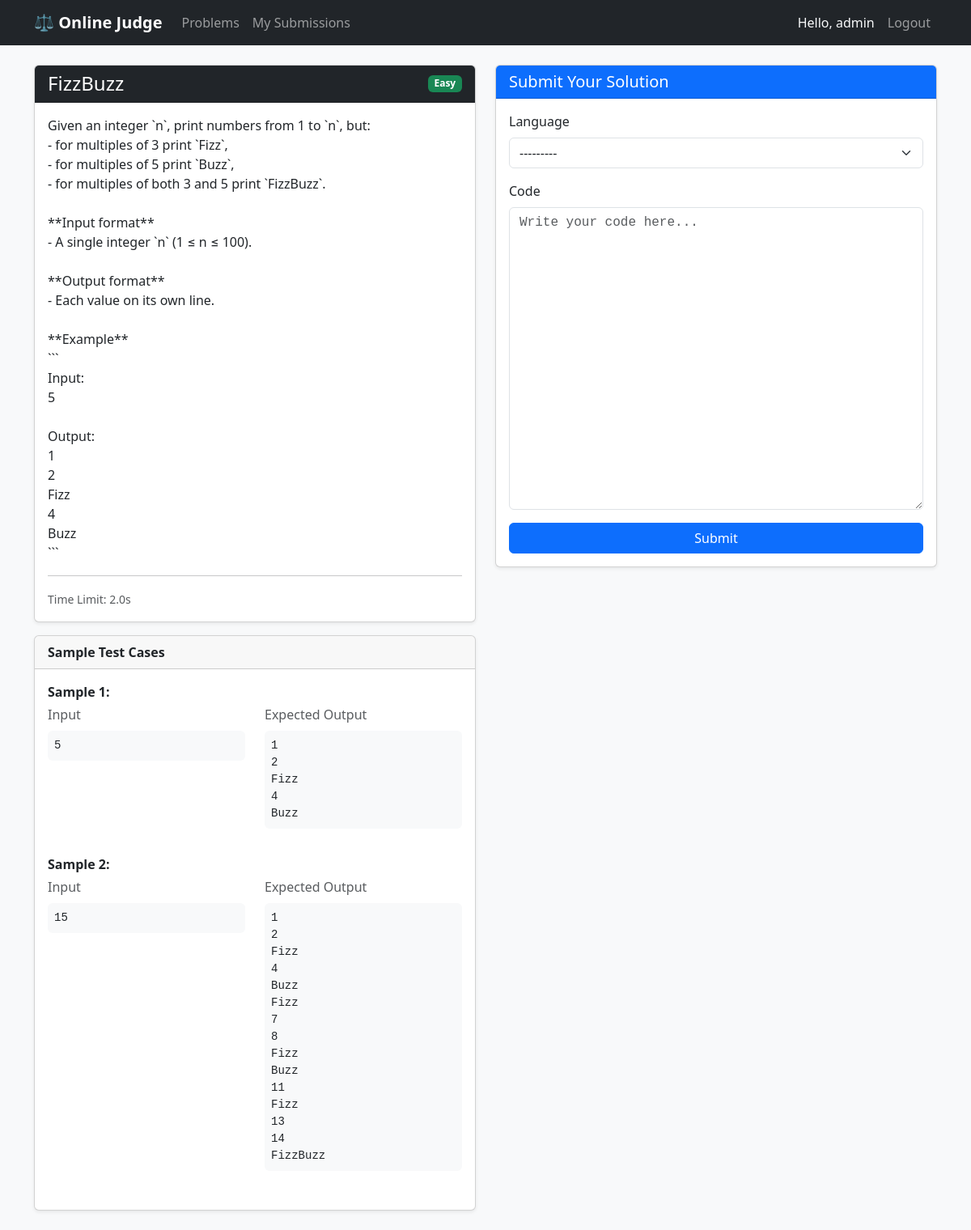
/problems/5/ (signed in), run on the app's committed database.
### judge/models.py (models this page shows, shortened)
class Problem(models.Model):
    DIFFICULTY_CHOICES = [
        ('Easy', 'Easy'),
        ('Medium', 'Medium'),
        ('Hard', 'Hard'),
    ]
    title = models.CharField(max_length=200)
    description = models.TextField(help_text="Full problem statement.")
    difficulty = models.CharField(max_length=10, choices=DIFFICULTY_CHOICES, default='Easy')
    time_limit = models.FloatField(default=2.0, help_text="Time limit in seconds.")
    created_at = models.DateTimeField(auto_now_add=True)
    class Meta:
        ordering = ['-created_at']

class TestCase(models.Model):
    problem = models.ForeignKey(Problem, on_delete=models.CASCADE, related_name='test_cases')
    input_data = models.TextField(blank=True, help_text="Input fed to stdin.")
    expected_output = models.TextField(help_text="Expected stdout output.")
    is_sample = models.BooleanField(default=False, help_text="If True, shown to the user on the problem page.")

### judge/views.py (the view)
# urls.py: path('problems/<int:pk>/', views.problem_detail, name='problem_detail'),
@login_required
def problem_detail(request, pk):
    problem = get_object_or_404(Problem, pk=pk)
    sample_cases = problem.test_cases.filter(is_sample=True)
    if request.method == 'POST':
        form = SubmissionForm(request.POST)
        if form.is_valid():
            submission = form.save(commit=False)
            submission.user = request.user
            submission.problem = problem
            submission.status = 'Pending'
            submission.save()
            judge_submission(submission)
            return redirect('submission_detail', pk=submission.pk)
    else:
        form = SubmissionForm()
    return render(request, 'judge/problem_detail.html', {
        'problem': problem,
        'sample_cases': sample_cases,
        'form': form,
    })

### judge/forms.py
class SubmissionForm(forms.ModelForm):
    class Meta:
        model = Submission
        fields = ['code', 'language']
        widgets = {
            'code': forms.Textarea(attrs={
                'class': 'form-control font-monospace',
                'rows': 15,
                'placeholder': 'Write your code here...',
            }),
            'language': forms.Select(attrs={
                'class': 'form-select',
            }),
        }

### templates/judge/problem_detail.html (shortened to what this page needs)
{% extends 'base.html' %}
{% block content %}
<div class="row">
    <div class="col-lg-6 mb-4">
        <div class="card shadow-sm">
            <div class="card-header bg-dark text-white d-flex justify-content-between">
                <h4 class="mb-0">{{ problem.title }}</h4>
                <span
                    class="badge bg-{% if problem.difficulty == 'Easy' %}success{% elif problem.difficulty == 'Medium' %}warning{% else %}danger{% endif %} align-self-center">
                    {{ problem.difficulty }}
                </span>
            </div>
            <div class="card-body">
                <p style="white-space: pre-wrap;">{{ problem.description }}</p>
                <hr>
                <small class="text-muted">Time Limit: {{ problem.time_limit }}s</small>
            </div>
        </div>
        {% if sample_cases %}
        <div class="card shadow-sm mt-3">
            <div class="card-header"><strong>Sample Test Cases</strong></div>
            <div class="card-body">
                {% for tc in sample_cases %}
                <div class="mb-3">
                    <strong>Sample {{ forloop.counter }}:</strong>
                    <div class="row mt-1">
                        <div class="col-md-6">
                            <label class="form-label text-muted">Input</label>
                            <pre class="bg-light p-2 rounded">{{ tc.input_data }}</pre>
                        </div>
                        <div class="col-md-6">
                            <label class="form-label text-muted">Expected Output</label>
                            <pre class="bg-light p-2 rounded">{{ tc.expected_output }}</pre>
                        </div>
                    </div>
                </div>
                {% endfor %}
            </div>
        </div>
        {% endif %}
    </div>
    <div class="col-lg-6">
        <div class="card shadow-sm">
            <div class="card-header bg-primary text-white">
                <h5 class="mb-0">Submit Your Solution</h5>
            </div>
            <div class="card-body">
                <form method="post">
                    <div class="mb-3">
                        <label for="{{ form.language.id_for_label }}" class="form-label">Language</label>
                        {{ form.language }}
                    </div>
                    <div class="mb-3">
                        <label for="{{ form.code.id_for_label }}" class="form-label">Code</label>
                        {{ form.code }}
                    </div>
                    <button type="submit" class="btn btn-primary w-100">Submit</button>
                </form>
            </div>
        </div>
    </div>
</div>
{% endblock %}

### templates/base.html (shortened to what this page needs)
<!DOCTYPE html>
<html lang="en">
<head>
    <link href="https://cdn.jsdelivr.net/npm/bootstrap@5.3.2/dist/css/bootstrap.min.css" rel="stylesheet">
</head>
<body>
    <nav class="navbar navbar-expand-lg navbar-dark bg-dark mb-4">
        <div class="container">
            <a class="navbar-brand" href="{% url 'home' %}">⚖️ Online Judge</a>
            <div class="collapse navbar-collapse" id="navbarNav">
                <ul class="navbar-nav me-auto">
                    {% if user.is_authenticated %}
                    <li class="nav-item">
                        <a class="nav-link" href="{% url 'problem_list' %}">Problems</a>
                    </li>
                    <li class="nav-item">
                        <a class="nav-link" href="{% url 'submission_history' %}">My Submissions</a>
                    </li>
                    {% endif %}
                </ul>
                <ul class="navbar-nav">
                    {% if user.is_authenticated %}
                    <li class="nav-item">
                        <span class="nav-link text-light">Hello, {{ user.username }}</span>
                    </li>
                    <li class="nav-item">
                        <a class="nav-link" href="{% url 'logout' %}">Logout</a>
                    </li>
                    {% endif %}
                </ul>
            </div>
        </div>
    </nav>
    <div class="container">
        {% block content %}{% endblock %}
    </div>
</body>
</html>

### templates/base.html (style rules this page uses)
body { background-color: #f8f9fa; }
.navbar-brand { font-weight: 700; }

### data on the page
Problem: title "FizzBuzz", difficulty "Easy", description "Given an integer `n`, print numbers from 1 to `n`, but: - for multiples of 3 print `Fizz`, - for multiples of 5 print `Buzz`, - for multiples of both 3 and 5 print `FizzBuzz`. **Input format** - A single integer `n` (1 ≤ n ≤ 100). **Output format** - Each value on its own line. **Example** ``` Input: 5 Output: 1 2 Fizz 4 Buzz ```", time_limit "2.0"
TestCase: input_data "5", expected_output "1 2 Fizz 4 Buzz"
TestCase: input_data "15", expected_output "1 2 Fizz 4 Buzz Fizz 7 8 Fizz Buzz 11 Fizz 13 14 FizzBuzz"

### other printed values
{{ user.username }} "admin"
